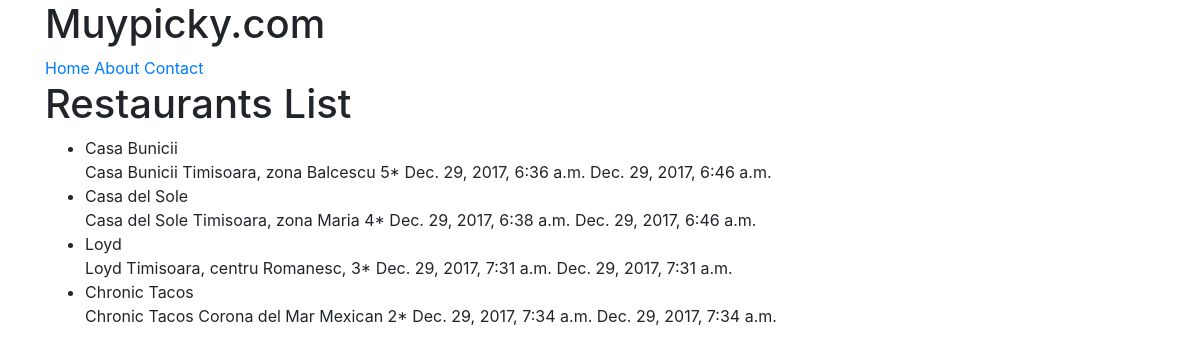
The page /restaurants/ on the database as committed earlier.
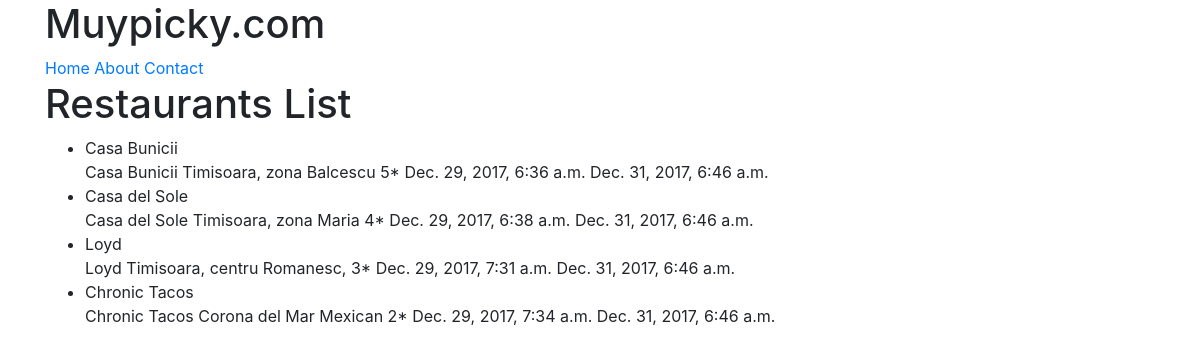
The same page on the database as committed later.
### restaurants/models.py (models this page shows, shortened)
class RestaurantLocation(models.Model):
    name = models.CharField(max_length=120)
    location = models.CharField(max_length=120, null=True, blank=True)
    category = models.CharField(max_length=120, null=True, blank=True)
    timestamp = models.DateTimeField(auto_now_add=True)
    updated = models.DateTimeField(auto_now=True)
    slug = models.SlugField(null=True, blank=True)
    def __str__(self):
        return self.name

### restaurants/views.py (the view)
# urls.py: url('^restaurants/$', RestaurantListView.as_view()),
class RestaurantListView(ListView):
    template_name = "restaurants/restaurants_list.html"
    def get_queryset(self):
        print(self.kwargs)
        slug = self.kwargs.get("slug")
        if slug:
            queryset = RestaurantLocation.objects.filter(
                Q(category__iexact=slug) |
                Q(category__icontains=slug)
            )
        else:
            queryset = RestaurantLocation.objects.all()
        return queryset

### restaurants/templates/restaurants/restaurants_list.html (shortened to what this page needs)
{% extends "base.html" %}
{% block content %}
    <h1>Restaurants List</h1>
    <ul>
        {% for obj in object_list %}
        <li>{{ obj }}<br/>
        {{ obj.name }} {{ obj.location }} {{ obj.category }} {{ obj.timestamp }} {{ obj.updated }}</li>
        {% endfor %}
    </ul>
{% endblock content %}

Rows that differ between the two databases and show on the page:
changed RestaurantLocation "Casa Bunicii": updated "Dec. 29, 2017, 6:46 a.m." → "Dec. 31, 2017, 6:46 a.m."
changed RestaurantLocation "Casa del Sole": updated "Dec. 29, 2017, 6:46 a.m." → "Dec. 31, 2017, 6:46 a.m."
changed RestaurantLocation "Loyd": updated "Dec. 29, 2017, 7:31 a.m." → "Dec. 31, 2017, 6:46 a.m."
changed RestaurantLocation "Chronic Tacos": updated "Dec. 29, 2017, 7:34 a.m." → "Dec. 31, 2017, 6:46 a.m."
